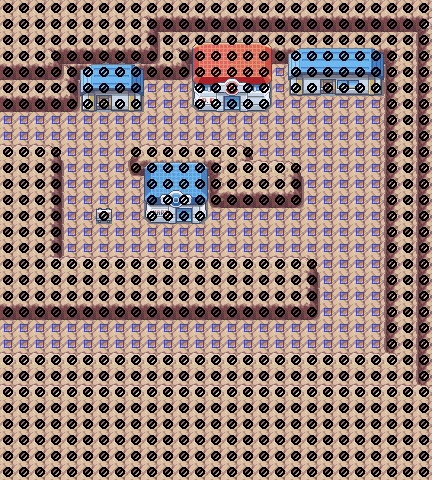

This game map was drawn from its Tiled (.tmx) file and the tilesets committed beside it. A one-line description and the trimmed map source follow:
An orthogonal 27x30 tile map with 16x16 px tiles, 5 tile layers (Ground, Objects, Tops, Collision, ...), 3 tilesets.

<map version="1.0" orientation="orthogonal" width="27" height="30" tilewidth="16" tileheight="16">
 <tileset firstgid="1" name="ts1" tilewidth="16" tileheight="16" spacing="1">
  <image source="../../tilesets/env/outdoor.bmp" trans="ffffff" width="288" height="543" />
 </tileset>
 <tileset firstgid="545" name="collision" tilewidth="16" tileheight="16" spacing="1">
  <image source="../../tilesets/collision.bmp" trans="ffffff" width="135" height="142" />
 </tileset>
 <tileset firstgid="609" name="behaviour" tilewidth="16" tileheight="16" spacing="1">
  <image source="../../tilesets/behaviour.bmp" trans="ffffff" width="135" height="135" />
 </tileset>
 <layer name="Ground" width="27" height="30">
  <properties>
   <property name="level" value="0" />
  </properties>
  <data>[810 cells, 810 non-empty, 1 distinct tile ids]</data>
 </layer>
 <layer name="Objects" width="27" height="30">
  <properties>
   <property name="level" value="0" />
  </properties>
  <data>[810 cells, 195 non-empty, 54 distinct tile ids]</data>
 </layer>
 <layer name="Tops" width="27" height="30">
  <properties>
   <property name="level" value="1" />
  </properties>
  <data>[810 cells, 102 non-empty, 26 distinct tile ids]</data>
 </layer>
 <layer name="Collision" width="27" height="30">
  <properties>
   <property name="level" value="-1" />
  </properties>
  <data>[810 cells, 810 non-empty, 2 distinct tile ids]</data>
 </layer>
 <layer name="Behaviour" width="27" height="30">
  <properties>
   <property name="level" value="-2" />
  </properties>
  <data>[810 cells, 0 non-empty, 0 distinct tile ids]</data>
 </layer>
</map>
